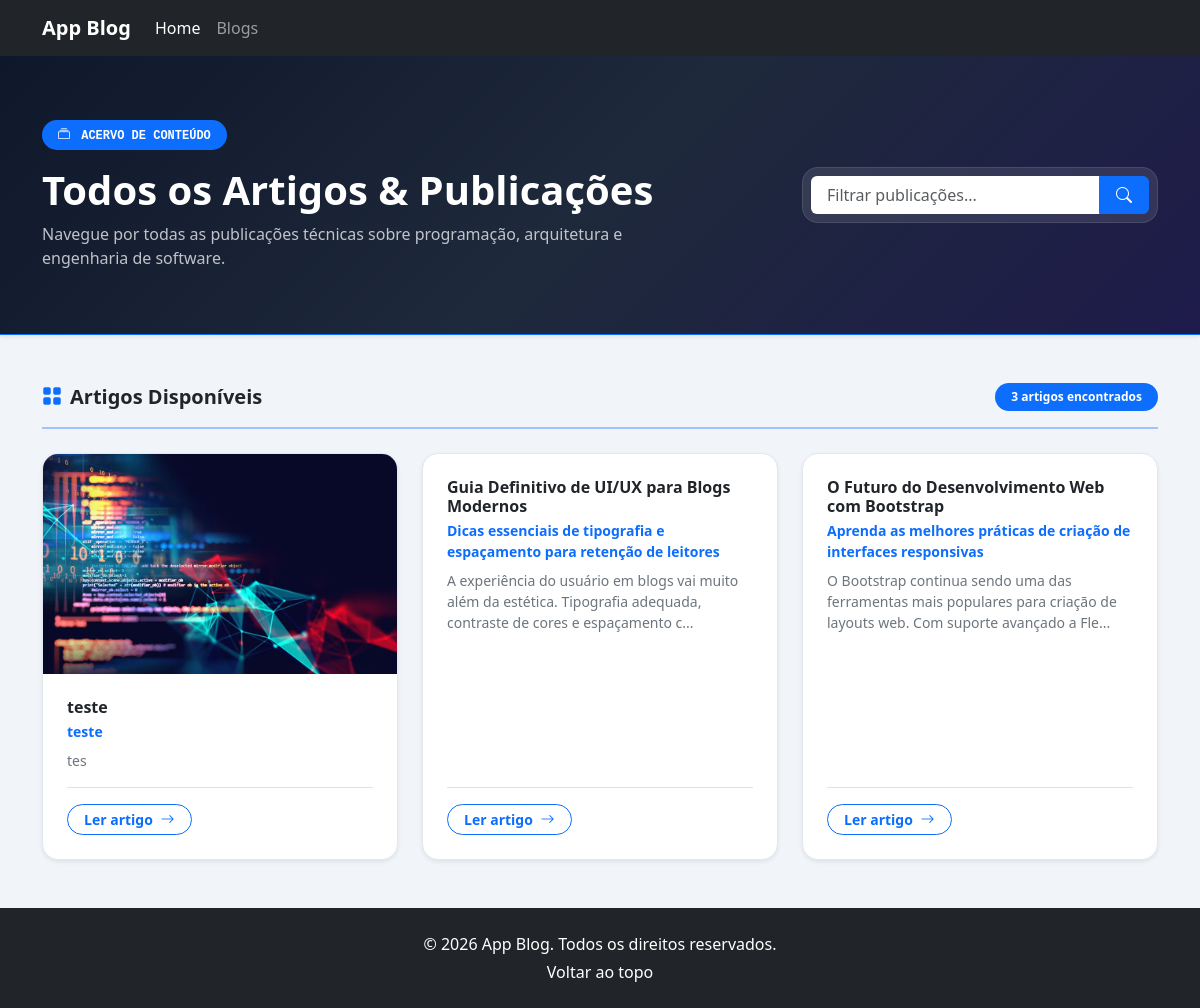
/blogs.php, run on the app's committed database.
### tables this page shows
CREATE TABLE `blogs` (
  `id` int(11) NOT NULL,
  `title` varchar(255) NOT NULL,
  `subtitle` varchar(255) NOT NULL,
  `description` text NOT NULL,
  `image` varchar(255) NOT NULL,
  `status` int(11) NOT NULL,
  `slug` varchar(255) NOT NULL
);

### blogs.php (the view, shortened to what this page needs)
<?php
require_once 'setup/connect.php';
$search = isset($_GET['q']) ? trim($_GET['q']) : '';
try {
    if (!empty($search)) {
        $stmt = $pdo->prepare("SELECT * FROM blogs WHERE status = 1 AND (title LIKE :search OR description LIKE :search) ORDER BY id DESC");
        $stmt->bindValue(':search', '%' . $search . '%');
    } else {
        $stmt = $pdo->prepare("SELECT * FROM blogs WHERE status = 1 ORDER BY id DESC");
    }
    $stmt->execute();
    $blogs = $stmt->fetchAll(PDO::FETCH_ASSOC);
} catch (PDOException $e) {
    $blogs = [];
}
?>
<!DOCTYPE html>
<html lang="pt-BR">
<head>
    <link rel="stylesheet" href="public/bootstrap/css/bootstrap.min.css">
    <link rel="stylesheet" href="https://cdn.jsdelivr.net/npm/bootstrap-icons@1.11.3/font/bootstrap-icons.min.css">
</head>
<body class="text-dark d-flex flex-column min-vh-100">
    <?php include '_inc/_header.php'; ?>
    <main id="main-content">
        <section class="page-header py-5 text-white border-bottom border-primary mb-5 shadow-sm">
            <div class="container py-3">
                <div class="row align-items-center justify-content-between gy-4">
                    <div class="col-lg-7">
                        <span class="badge bg-primary text-uppercase px-3 py-2 rounded-pill font-monospace mb-3">
                            <i class="bi bi-collection me-1"></i> Acervo de Conteúdo
                        </span>
                        <h1 class="display-6 fw-bold text-white mb-2">
                            Todos os Artigos & Publicações
                        </h1>
                        <p class="lead text-light opacity-75 mb-0 fs-6">
                            Navegue por todas as publicações técnicas sobre programação, arquitetura e engenharia de software.
                        </p>
                    </div>
                    <div class="col-lg-4">
                        <form action="blogs.php" method="GET" role="search" class="bg-white bg-opacity-10 p-2 rounded-4 border border-white border-opacity-10 backdrop-blur">
                            <div class="input-group">
                                <input type="search" name="q" class="form-control bg-white border-0 ps-3" placeholder="Filtrar publicações..." value="<?= htmlspecialchars($search) ?>" aria-label="Filtrar">
                                <button class="btn btn-primary fw-semibold px-3" type="submit">
                                    <i class="bi bi-search"></i>
                                </button>
                            </div>
                        </form>
                    </div>
                </div>
            </div>
        </section>
        <section class="container mb-5">
            <div class="d-flex flex-wrap align-items-center justify-content-between pb-3 mb-4 border-bottom border-2 border-primary-subtle gap-2">
                <div class="d-flex align-items-center gap-2">
                    <h2 class="h5 fw-bold text-dark m-0">
                        <i class="bi bi-grid-fill text-primary me-2"></i>Artigos Disponíveis
                    </h2>
                </div>
                <span class="badge bg-primary rounded-pill px-3 py-2">
                    <?= count($blogs) ?> <?= count($blogs) === 1 ? 'artigo encontrado' : 'artigos encontrados' ?>
                </span>
            </div>
            <?php if (!empty($blogs)): ?>
                <div class="row g-4">
                    <?php foreach ($blogs as $blog): ?>
                        <div class="col-12 col-md-6 col-lg-4">
                            <article class="card card-blog h-100 bg-white shadow-sm rounded-4 overflow-hidden">
                                <?php
                                    $imagePath = 'uploads/images/blogs/' . $blog['image'];
                                    if (!empty($blog['image']) && file_exists($imagePath)):
                                ?>
                                    <a href="blog.php?blog=<?= urlencode($blog['slug']) ?>" class="d-block overflow-hidden">
                                        <img src="<?= htmlspecialchars($imagePath) ?>"
                                             class="card-img-top blog-img"
                                             alt="<?= htmlspecialchars($blog['title']) ?>">
                                    </a>
                                <?php endif; ?>
                                <div class="card-body d-flex flex-column p-4">
                                    <h3 class="card-title h6 fw-bold mb-2">
                                        <a href="blog.php?blog=<?= urlencode($blog['slug']) ?>" class="text-decoration-none text-dark hover-primary">
                                            <?= htmlspecialchars($blog['title']) ?>
                                        </a>
                                    </h3>
                                    <?php if (!empty($blog['subtitle'])): ?>
                                        <p class="card-subtitle mb-2 text-primary small fw-semibold">
                                            <?= htmlspecialchars($blog['subtitle']) ?>
                                        </p>
                                    <?php endif; ?>
                                    <p class="card-text text-secondary small flex-grow-1 mb-3">
                                        <?= htmlspecialchars(mb_strimwidth($blog['description'], 0, 120, '...')) ?>
                                    </p>
                                    <div class="pt-3 mt-auto border-top d-flex align-items-center justify-content-between">
                                        <a href="blog.php?blog=<?= urlencode($blog['slug']) ?>" class="btn btn-sm btn-outline-primary rounded-pill px-3 fw-semibold">
                                            Ler artigo <i class="bi bi-arrow-right ms-1"></i>
                                        </a>
                                    </div>
                                </div>
                            </article>
                        </div>
                    <?php endforeach; ?>
                </div>
            <?php endif; ?>
        </section>
    </main>
    <?php include '_inc/_footer.php'; ?>
</body>
</html>

### blogs.php (style rules this page uses)
body { background-color: #f1f5f9; }
.page-header { background: linear-gradient(135deg, #0f172a 0%, #1e293b 50%, #1e1b4b 100%); }
.card-blog { border: 1px solid #e2e8f0; transition: all 0.25s ease-in-out; }
.blog-img { height: 220px; object-fit: cover; width: 100%; }

### data on the page
blogs: image (picture), title "teste", subtitle "teste", description "tes"
blogs: title "Guia Definitivo de UI/UX para Blogs Modernos", subtitle "Dicas essenciais de tipografia e espaçamento para retenção de leitores", description "A experiência do usuário em blogs vai muito além da estética. Tipografia adequada, contraste de cores e espaçamento c..."
blogs: title "O Futuro do Desenvolvimento Web com Bootstrap", subtitle "Aprenda as melhores práticas de criação de interfaces responsivas", description "O Bootstrap continua sendo uma das ferramentas mais populares para criação de layouts web. Com suporte avançado a Fle..."

### other printed values
count($blogs) "3"
